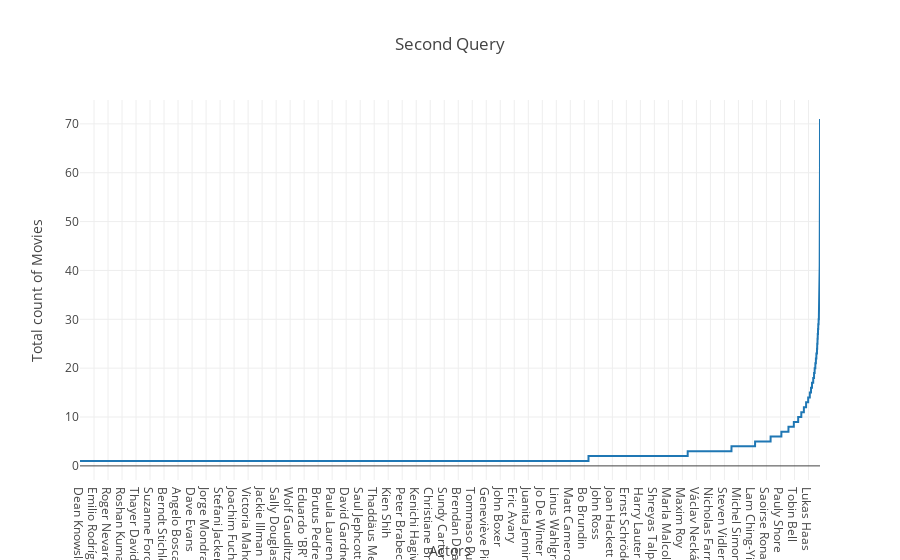

The code cell stored with this chart in its notebook:
### Code cell
#Second Query

query2="MATCH (a:Actor),(m:Movie),(a)-[r:ACTS_IN]->(m) RETURN a.name,count(m) ORDER BY count(m)"
with driver.session() as graphDB_Session:
        nodes = graphDB_Session.run(query2)
result=[]
actors=[]
noOfMovies=[]
for node in nodes:
    actors.append(node["a.name"])
    noOfMovies.append(node["count(m)"])



layout5=go.Layout(
    title="Second Query",
    yaxis=dict(title='Total count of Movies'),
    xaxis=dict(title='Actors')
)


trace5=go.Bar(
    x=actors,
    y=noOfMovies,

)
trace = go.Scatter(
    x = actors,
    y = noOfMovies,
    mode='lines'
)



fig=go.Figure(data=[trace],layout=layout5)
py.offline.iplot(fig)

### Figure 1 — Plotly figure (JSON) as saved in the notebook; plotly's stock layout.template omitted (floating-point values rounded to 4 significant figures; data arrays with more than 128 entries replaced by an {"elided": "..."} marker saying what was removed)
{"data": [{"mode": "lines", "type": "scatter", "uid": "eaaded31-2cfb-4fac-b2e8-07b78ec80d99", "x": {"elided": "44689 str values"}, "y": {"elided": "44689 int values"}}], "layout": {"title": {"text": "Second Query"}, "xaxis": {"title": {"text": "Actors"}}, "yaxis": {"title": {"text": "Total count of Movies"}}}}
